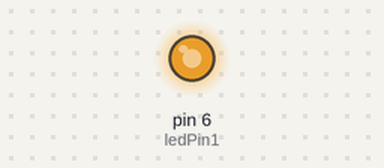
A sketch run on a simulated Arduino Uno, built with avr-gcc and run on an emulated ATmega328P. On the bench: output pins drawn as LEDs (lit = HIGH).

Above: at 0.05 s.
At 0.75 s:
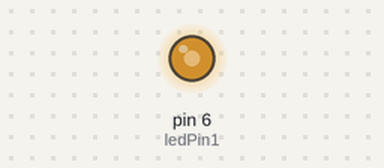
At 1.2 s:
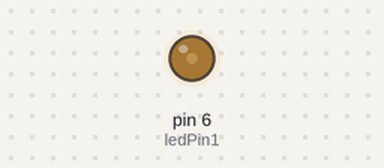
At 1.8 s:
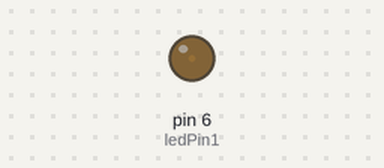
Timing chart, 0 to 4.2 s (numbered marks = the images above):
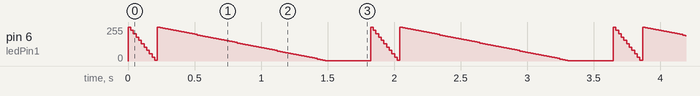

The sketch:

Battito_insegna_migliorato.ino
```cpp
//Sketch battito migliorato per spegnere completamente i led nel punto morto del battito, senza che rimangano accesi (anche se minimamente)
int brightness = 0;    // how bright the LED is
int fadeAmount = 35;    // how many points to fade the LED by
int counter = 0;
int ledPin1 = 6;

float pulse = 0.7;

void setup()  {
  pinMode(ledPin1, OUTPUT);
  brightness = 255;
  Serial.begin(9600);
}

void loop()  {
  analogWrite(ledPin1, brightness);
  brightness = brightness - (fadeAmount * pulse);

  if (brightness <= 0 && counter == 0) {
    brightness = 255 ;

    counter = 1;
    fadeAmount = 5;
  }
  else if (brightness <= 0 && counter == 1) {
    delay(32 * 10);
    brightness = 255;
    counter = 0;
    fadeAmount = 35;
  }

  delay(2 * 10);
}
```

Measured:
- by itself, pin 6 (ledPin1): moves between 3/255 and 255/255, repeating every 1.8 s
